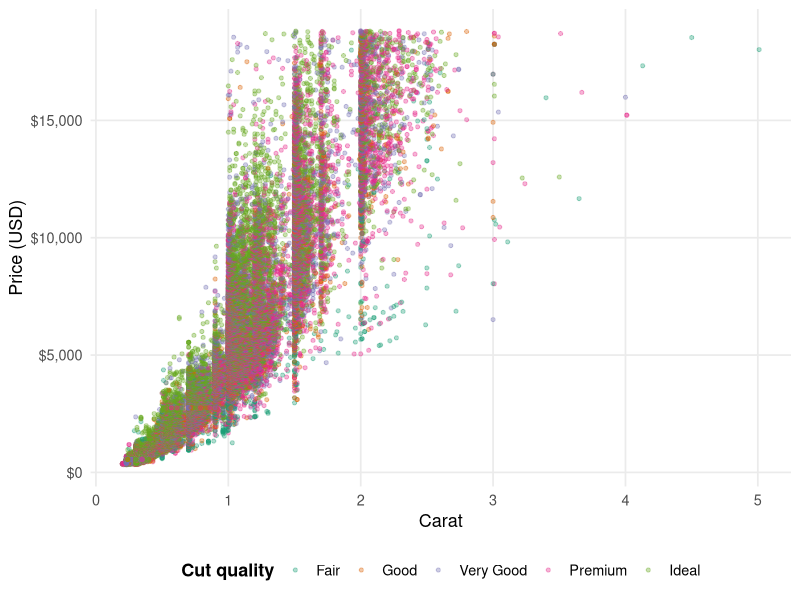

This chart was generated by the following R code:
## ---- chunk 1
#| label: fig-carat-price
#| fig-cap: "Price rises with carat, with substantial variation at every size."
#| fig-alt: "Scatterplot of price against carat for all 53,940 diamonds. Points are colored by cut quality and transparent where they overlap."
#| fig-width: 10
#| fig-height: 6
#| out-width: "100%"

library(ggplot2)

ggplot(diamonds, aes(x = carat, y = price, color = cut)) +
  geom_point(alpha = 0.35, size = 1.1) +
  scale_color_brewer(palette = "Dark2", name = "Cut quality") +
  scale_x_continuous(breaks = seq(0, 5, by = 1)) +
  scale_y_continuous(labels = scales::label_dollar()) +
  labs(
    x = "Carat",
    y = "Price (USD)"
  ) +
  theme_minimal(base_size = 13) +
  theme(
    plot.title = element_text(face = "bold", color = "#173b3a"),
    panel.grid.minor = element_blank(),
    legend.position = "bottom",
    legend.title = element_text(face = "bold")
  )
